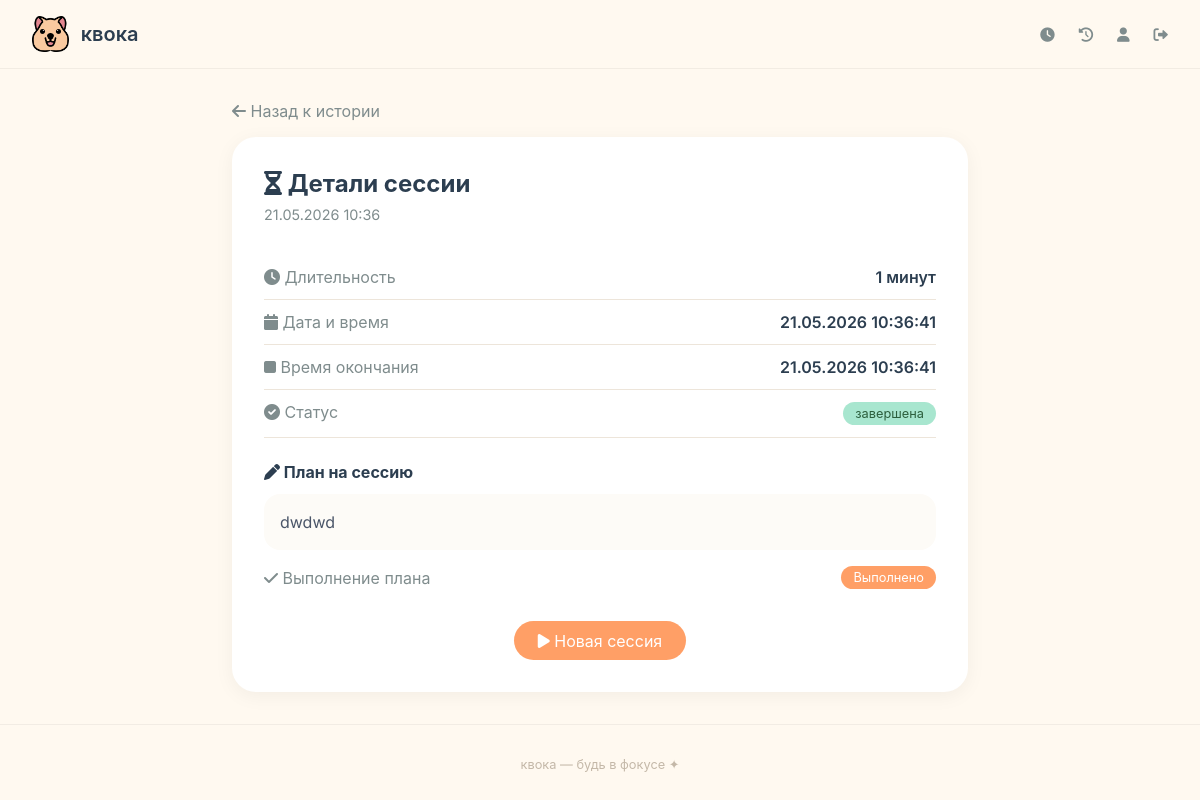
The page /session/9/ (signed in) on the database its author committed.
### core/models.py (models this page shows, shortened)
class FocusSession(models.Model):
    user = models.ForeignKey(User, on_delete=models.CASCADE, related_name='sessions')
    start_time = models.DateTimeField(auto_now_add=True)
    end_time = models.DateTimeField(null=True, blank=True)
    minutes = models.IntegerField(default=0)
    completed = models.BooleanField(default=False)
    plan_text = models.TextField(blank=True, verbose_name='План на сессию')
    plan_done = models.BooleanField(default=False, verbose_name='План выполнен')

### core/views.py (the view)
# urls.py: path('session/<int:session_id>/', views.session_detail, name='session_detail'),
@login_required
def session_detail(request, session_id):
    session = get_object_or_404(FocusSession, id=session_id, user=request.user)
    return render(request, 'core/session_detail.html', {'session': session})

### templates/core/session_detail.html (shortened to what this page needs)
{% extends 'base.html' %}
{% load static %}
{% block content %}
<div class="detail-container">
    <a href="{% url 'session_history' %}" class="back-link">
        <i class="fas fa-arrow-left"></i> Назад к истории
    </a>
    <div class="detail-card">
        <h1 class="detail-title">
            <i class="fas fa-hourglass-half"></i> Детали сессии
        </h1>
        <p class="detail-date">
            {{ session.start_time|date:"d.m.Y H:i" }}
        </p>
        <div class="info-section">
            <div class="info-row">
                <span class="info-label"><i class="fas fa-clock"></i> Длительность</span>
                <span class="info-value">{{ session.minutes }} минут</span>
            </div>
            <div class="info-row">
                <span class="info-label"><i class="fas fa-calendar"></i> Дата и время</span>
                <span class="info-value">{{ session.start_time|date:"d.m.Y H:i:s" }}</span>
            </div>
            {% if session.end_time %}
            <div class="info-row">
                <span class="info-label"><i class="fas fa-stop"></i> Время окончания</span>
                <span class="info-value">{{ session.end_time|date:"d.m.Y H:i:s" }}</span>
            </div>
            {% endif %}
            <div class="info-row">
                <span class="info-label"><i class="fas fa-check-circle"></i> Статус</span>
                <span class="badge-completed">завершена</span>
            </div>
        </div>
        <div class="plan-section">
            <h3 class="plan-title">
                <i class="fas fa-pen"></i> План на сессию
            </h3>
            {% if session.plan_text %}
                <div class="plan-content">
                    {{ session.plan_text|linebreaks }}
                </div>
                <div class="plan-status">
                    <span class="info-label"><i class="fas fa-check"></i> Выполнение плана</span>
                    {% if session.plan_done %}
                        <span class="badge-plan-done">Выполнено</span>
                    {% else %}
                        <span class="badge-plan-not">Не выполнено</span>
                    {% endif %}
                </div>
            {% else %}
                <div class="plan-content" style="text-align: center; color: #7F8C8D;">
                    <i class="fas fa-pen"></i> План не был указан
                </div>
            {% endif %}
        </div>
        <div class="text-center">
            <a href="{% url 'dashboard' %}" class="new-session-btn">
                <i class="fas fa-play"></i> Новая сессия
            </a>
        </div>
    </div>
</div>
{% endblock %}

### static/css/style.css (style rules this page uses)
* { margin: 0; padding: 0; box-sizing: border-box; }
body { font-family: 'Inter', -apple-system, BlinkMacSystemFont, sans-serif; background: #FFF9F0; color: #2C3E50; min-height: 100vh; }

### templates/core/session_detail.html (style rules this page uses)
.detail-container { max-width: 800px; margin: 0 auto; padding: 2rem; }
.detail-card { background: #FFFFFF; border-radius: 1.5rem; padding: 2rem; box-shadow: 0 4px 20px rgba(0, 0, 0, 0.05); }
.back-link { display: inline-block; margin-bottom: 1rem; color: #7F8C8D; text-decoration: none; transition: color 0.2s; }
.detail-title { font-size: 1.5rem; margin-bottom: 0.5rem; color: #2C3E50; }
.detail-date { color: #7F8C8D; margin-bottom: 2rem; font-size: 0.9rem; }
.info-row { display: flex; justify-content: space-between; padding: 0.75rem 0; border-bottom: 1px solid #EDE5DA; }
.info-label { color: #7F8C8D; }
.info-value { font-weight: 600; color: #2C3E50; }
.plan-section { margin-top: 1.5rem; }
.plan-title { font-size: 1rem; margin-bottom: 0.75rem; color: #2C3E50; }
.plan-content { background: #FDFBF7; border-radius: 1rem; padding: 1rem; margin-bottom: 1rem; color: #4A5568; line-height: 1.5; }
.plan-status { display: flex; justify-content: space-between; align-items: center; }
.badge-completed { background: #A8E6CF; color: #2C5F3D; padding: 0.25rem 0.75rem; border-radius: 1rem; font-size: 0.8rem; display: inline-block; }
.badge-plan-done { background: #FF9F66; color: white; padding: 0.25rem 0.75rem; border-radius: 1rem; font-size: 0.8rem; display: inline-block; }
.new-session-btn { display: inline-block; background: #FF9F66; color: white; padding: 0.6rem 1.5rem; border-radius: 2rem; text-decoration: none; margin-top: 2rem; transition: background 0.2s; }
.text-center { text-align: center; }

### rows shown on the page
FocusSession: start_time "21.05.2026 10:36", minutes "1", start_time "21.05.2026 10:36:41", end_time "21.05.2026 10:36:41", plan_text "dwdwd"
